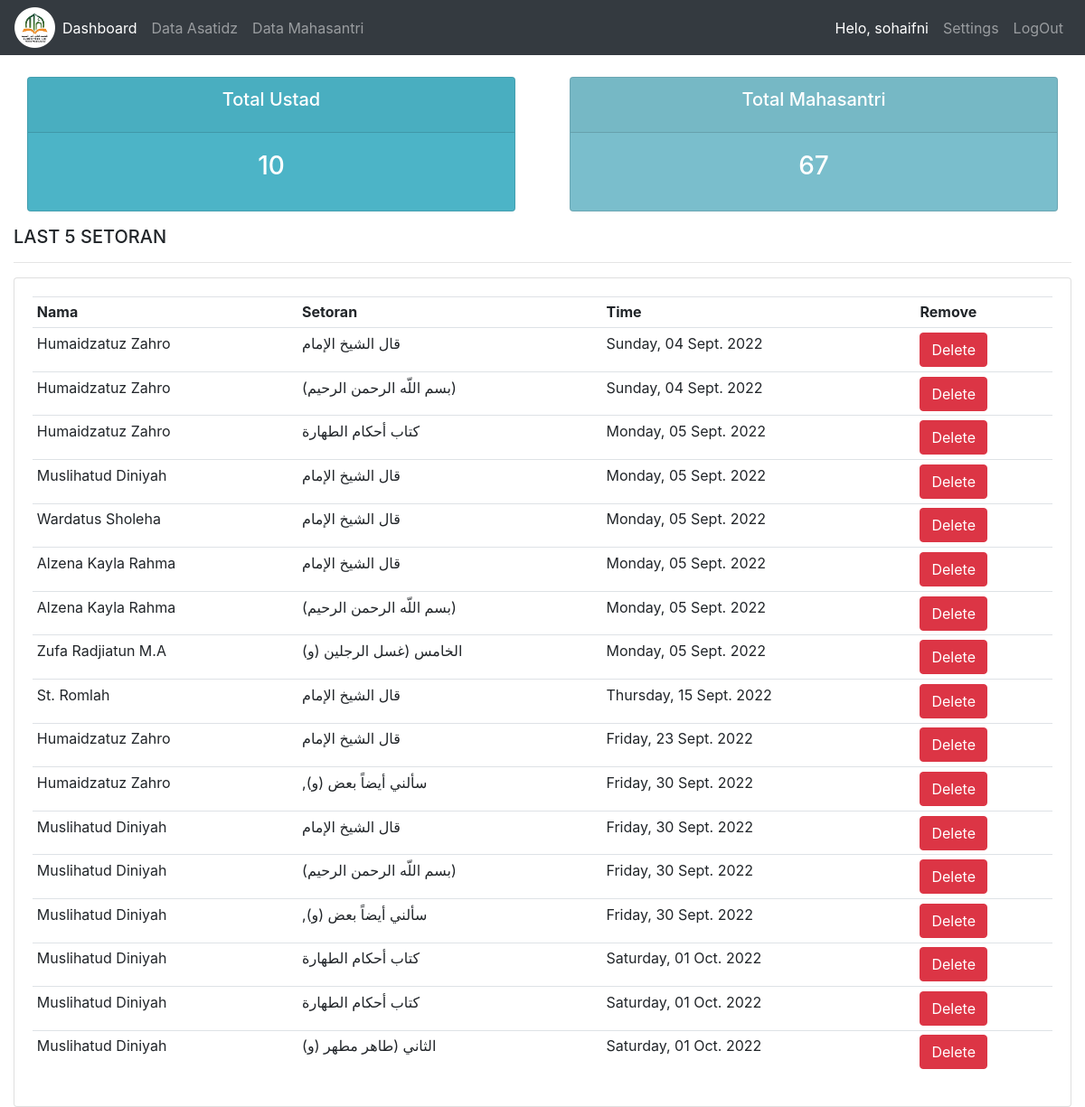
/ (signed in), run on the app's committed database.
### Setoran/models.py (models this page shows)
class Setoran(models.Model):
    NILAI = (
        ('A','A'),
        ('B','B'),
        ('C','C'),
        ('D','D'),
    )
    mahasantri = models.ForeignKey(Mahasantri, null=True, on_delete=models.SET_NULL)
    kitab = models.ForeignKey(Kitab, null=True, on_delete=models.SET_NULL)
    nilai = models.CharField(max_length=200, blank=True, null=True, choices=NILAI)
    catatan = models.CharField(max_length=200, blank=True, null=True)
    lulus = models.BooleanField()
    time_created = models.TimeField(auto_now_add=True, null=True,)
    date_created = models.DateField(auto_now_add=True, null=True,)
    def __init__(self, *args, **kwargs):
        super().__init__(*args, **kwargs)
        if self.nilai == "A":
            self.lulus = True
        elif self.nilai == "B":
            self.lulus = True
        elif self.nilai == "C":
            self.lulus = True
        else:
            self.lulus = False

class Mahasantri(models.Model):
    JK = (
        ('Laki-Laki', 'Laki-Laki'),
        ('Perempuan', 'Perempuan'),
    )
    STATUS = (
        ('Siswa', 'Siswa'),
        ('Mahasiswa', 'Mahasiswa'),
    )
    name = models.CharField(max_length=200, blank=True, null=True)
    jk = models.CharField(max_length=200, blank=True, null=True, choices=JK)
    status = models.CharField(max_length=200, blank=True, null=True, choices=STATUS)
    date_created = models.DateTimeField(auto_now_add=True, null=True)
    def __str__(self):
        return str(self.name)

class Kitab(models.Model):
    HALAMAN = (
        ('1', '1'),
        ('2', '2'),
        ('3', '3'),
        ('4', '4'),
        ('5', '5'),
        ('6', '6'),
        ('7', '7'),
        ('8', '8'),
        ('9', '9'),
        ('10', '10'),
        ('11', '11'),
        ('12', '12'),
        ('13', '13'),
        ('14', '14'),
        ('15', '15'),
        ('16', '16'),
        ('17', '17'),
        ('18', '18'),
        ('19', '19'),
        ('20', '20'),
        ('21', '21'),
        ('22', '22'),
        ('23', '23'),
        ('24', '24'),
        ('25', '25'),
        ('26', '26'),
        ('27', '27'),
        ('28', '28'),
        ('29', '29'),
        ('30', '30'),
        ('31', '31'),
        ('32', '32'),
        ('33', '33'),
        ('34', '34'),
        ('35', '35'),
        ('36', '36'),
        ('37', '37'),
        ('38', '38'),
        ('39', '39'),
        ('40', '40'),
        ('41', '41'),
        ('42', '42'),
        ('43', '43'),
        ('44', '44'),
        ('45', '45'),
        ('46', '46'),
        ('47', '47'),
        ('48', '48'),
        ('49', '49'),
        ('50', '50'),
        ('51', '51'),
        ('52', '52'),
        ('53', '53'),
        ('54', '54'),
        ('55', '55'),
        ('56', '56'),
        ('57', '57'),
        ('58', '58'),
        ('59', '59'),
        ('60', '60'),
        ('71', '71'),
        ('72', '72'),
        ('73', '73'),
        ('74', '74'),
        ('75', '75'),
        ('76', '76'),
        ('77', '77'),
        ('78', '78'),
        ('79', '79'),
        ('80', '80'),
    )
    FASOL = (
        ('.....', '......'),
        ('Muqaddimah', 'Muqaddimah'),
        ('فصل: في ذكر شيء من الأعيان المتنجسة ', 'فصل: في ذكر شيء من الأعيان المتنجسة '),
        ('فصل: في بيان ما يحرم استعماله من الأواني وما يجوز', 'فصل: في بيان ما يحرم استعماله من الأواني وما يجوز'),
        ('فصل: في استعمال آلة السواك', 'فصل: في استعمال آلة السواك'),
        ('فصل: في فروض الوضوء', 'فصل: في فروض الوضوء'),
        ('فصل: في الاستنجاء وآداب قاضي الحاجة ', 'فصل: في الاستنجاء وآداب قاضي الحاجة '),
        ('فصل: في نواقض الوضوء', 'فصل: في نواقض الوضوء'),
        (' فصل: في موجب الغسل', ' فصل: في موجب الغسل'),
        ('فصل: وفرائض الغسل ثلاثة أشياء', 'فصل: وفرائض الغسل ثلاثة أشياء'),
        ('فصل: والاغتسالات المسنونة', 'فصل: والاغتسالات المسنونة'),
        ('فصل: والمسح على الخفين جائز في الوضوء ', 'فصل: والمسح على الخفين جائز في الوضوء '),
        ('فصل: في التيمم.', 'فصل: في التيمم.'),
        ('فصل: في بيان النجاسات وإزالتها', 'فصل: في بيان النجاسات وإزالتها'),
        ('فصل: في الحيض والنفاس والاستحاضة ', 'فصل: في الحيض والنفاس والاستحاضة '),
        ('فصل: وشرائط وجوب الصلاة ثلاثة أشياء', 'فصل: وشرائط وجوب الصلاة ثلاثة أشياء'),
        ('فصل: وشرائط الصلاة', 'فصل: وشرائط الصلاة'),
        ('فصل: في أركان الصلاة', 'فصل: في أركان الصلاة'),
        (' فصل: في أمور تخالف فيها المرأة الرجل في الصلاة', ' فصل: في أمور تخالف فيها المرأة الرجل في الصلاة'),
        ('فصل: في عدد مبطلات الصلاة', 'فصل: في عدد مبطلات الصلاة'),
        ('فصل: في عدد ركعات الصلاة ', 'فصل: في عدد ركعات الصلاة '),
        ('فصل: والمتروك من الصلاة ثلاثة أشياء فرض', 'فصل: والمتروك من الصلاة ثلاثة أشياء فرض'),
        ('فصل: في الأوقات التي تكره الصلاة', 'فصل: في الأوقات التي تكره الصلاة'),
        ('فصل: وصلاة الجماعة', 'فصل: وصلاة الجماعة'),
        ('فصل: في قصر الصلاة وجمعها', 'فصل: في قصر الصلاة وجمعها'),
        ('فصل: وشرائط وجوب الجمعة', 'فصل: وشرائط وجوب الجمعة'),
        ('فصل: وصلاة العيدين أي الفطر والأضحى ', 'فصل: وصلاة العيدين أي الفطر والأضحى '),
        ('فصل: وصلاة الكسوف للشمس ', 'فصل: وصلاة الكسوف للشمس '),
        ('فصل: في أحكام صلاة الاستسقاء', 'فصل: في أحكام صلاة الاستسقاء'),
        ('فصل: في كيفية صلاة الخوف', 'فصل: في كيفية صلاة الخوف'),
        ('فصل: في اللباس ', 'فصل: في اللباس '),
        ('فصل: فيما يتعلق بالميت ', 'فصل: فيما يتعلق بالميت '),
        ('فصل: وأول نصاب الإبل', 'فصل: وأول نصاب الإبل'),
        ('فصل: وأول نصاب البقر', 'فصل: وأول نصاب البقر'),
        ('فصل: وأول نصاب ', 'فصل: وأول نصاب '),
        ('فصل: والخليطان يزكيان', 'فصل: والخليطان يزكيان'),
        ('فصل: ونصاب الذهب ', 'فصل: ونصاب الذهب '),
        ('فصل: ونصاب الزروع والثمار ', 'فصل: ونصاب الزروع والثمار '),
        ('فصل: وتقوم عروض التجارة ', 'فصل: وتقوم عروض التجارة '),
        ('فصل: وتجب زكاة الفطر ', 'فصل: وتجب زكاة الفطر '),
        ('فصل: وتدفع الزكاة ', 'فصل: وتدفع الزكاة '),
        ('فصل: في أحكام الاعتكاف ', 'فصل: في أحكام الاعتكاف '),
        ('فصل: في أحكام محرمات الإحرام', 'فصل: في أحكام محرمات الإحرام'),
        ('فصل: في أنواع الدماء الواجبة ', 'فصل: في أنواع الدماء الواجبة '),
        ('فصل: في الربا بألف ', 'فصل: في الربا بألف '),
        ('فصل: في أحكام الخيار ', 'فصل: في أحكام الخيار '),
        ('فصل: في أحكام السلم ', 'فصل: في أحكام السلم '),
        ('فصل: في أحكام الرهن ', 'فصل: في أحكام الرهن '),
        ('فصل: في حجر السفيه والمفلس ', 'فصل: في حجر السفيه والمفلس '),
        ('فصل: في الصلح ', 'فصل: في الصلح '),
        ('فصل: في الحوالة ', 'فصل: في الحوالة '),
        ('فصل: في الضمان ', 'فصل: في الضمان '),
        ('فصل: في الشركة ', 'فصل: في الشركة '),
        ('فصل: في أحكام الوكالة ', 'فصل: في أحكام الوكالة '),
        ('فصل: في أحكام الإقرار', 'فصل: في أحكام الإقرار'),
        ('فصل: في أحكام العارية ', 'فصل: في أحكام العارية '),
        ('فصل: في أحكام الغصب ', 'فصل: في أحكام الغصب '),
        ('فصل: في أحكام الشفعة ', 'فصل: في أحكام الشفعة '),
        (' فصل: في أحكام القراض', ' فصل: في أحكام القراض'),
        ('فصل: في أحكام المساقاة ', 'فصل: في أحكام المساقاة '),
        ('فصل: في أحكام الإجارة ', 'فصل: في أحكام الإجارة '),
        ('فصل: في أحكام الجعالة', 'فصل: في أحكام الجعالة'),
        ('فصل: في أحكام المخابرة ', 'فصل: في أحكام المخابرة '),
        ('فصل: في أحكام إحياء الموات ', 'فصل: في أحكام إحياء الموات '),
        ('فصل: في أحكام الوقف ', 'فصل: في أحكام الوقف '),
        ('فصل: في أحكام الهبة ', 'فصل: في أحكام الهبة '),
        ('فصل: في أحكام اللقطة ', 'فصل: في أحكام اللقطة '),
        ('فصل: في أحكام اللقيط ', 'فصل: في أحكام اللقيط '),
        ('فصل: في أحكام الوديعة ', 'فصل: في أحكام الوديعة '),
        ('فصل: والفروض المقدرة ', 'فصل: والفروض المقدرة '),
        ('فصل: في أحكام الوصية ', 'فصل: في أحكام الوصية '),
        ('فصل: فيما لا يصح النكاح إلا به ', 'فصل: فيما لا يصح النكاح إلا به '),
        ('(فصل: والمحرمات)', '(فصل: والمحرمات)'),
        ('فصل: في أحكام الصداق ', 'فصل: في أحكام الصداق '),
        ('فصل: والوليمة على العرس ', 'فصل: والوليمة على العرس '),
        ('فصل: في أحكام القسم والنشوز ', 'فصل: في أحكام القسم والنشوز '),
        ('فصل: في أحكام الخلع', 'فصل: في أحكام الخلع'),
        ('فصل: في أحكام الطلاق ', 'فصل: في أحكام الطلاق '),
        ('فصل: في حكم طلاق الحر', '     فصل: في حكم طلاق الحر'),
        ('فصل: في أحكام الرجعة ', 'فصل: في أحكام الرجعة '),
        ('فصل: في بيان أحكام الإيلاء ', 'فصل: في بيان أحكام الإيلاء '),
        ('فصل: في بيان أحكام الظهار ', 'فصل: في بيان أحكام الظهار '),
        ('فصل: في بيان أحكام القذف اللعان', 'فصل: في بيان أحكام القذف اللعان'),
        ('فصل: في أحكام العدة وأنواع المعتدة ', 'فصل: في أحكام العدة وأنواع المعتدة '),
        ('فصل: في أنواع المعتدة وأحكامها ', 'فصل: في أنواع المعتدة وأحكامها '),
        ('فصل: في أحكام الاستبراء ', 'فصل: في أحكام الاستبراء '),
        ('فصل: في أحكام الرضاع', 'فصل: في أحكام الرضاع'),
        ('فصل: في أحكام نفقة الأقارب ', 'فصل: في أحكام نفقة الأقارب '),
        ('فصل: في أحكام الحضانة ', 'فصل: في أحكام الحضانة '),
        ('فصل: في بيان الدية ', 'فصل: في بيان الدية '),
        ('فصل: في أحكام القسامة ', 'فصل: في أحكام القسامة '),
        ('فصل: في أحكام القذف', 'فصل: في أحكام القذف'),
        ('فصل: في أحكام الأشربة ', 'فصل: في أحكام الأشربة '),
        ('فصل: في أحكام قطع السرقة ', 'فصل: في أحكام قطع السرقة '),
        ('فصل: في أحكام قاطع الطريق ', 'فصل: في أحكام قاطع الطريق '),
        ('فصل: في أحكام الصيال ', 'فصل: في أحكام الصيال '),
        ('فصل: في أحكام البغاة', 'فصل: في أحكام البغاة'),
        ('فصل: في أحكام الردة ', 'فصل: في أحكام الردة '),
        ('(فصل: وتارك الصلاة) ', '(فصل: وتارك الصلاة) '),
        ('فصل: في أحكام السلب ', 'فصل: في أحكام السلب '),
        ('فصل: في قسم الفيء على مستحقيه ', 'فصل: في قسم الفيء على مستحقيه '),
        ('فصل: في أحكام الجزية ', 'فصل: في أحكام الجزية '),
        ('فصل: في أحكام الأطعمة الحلال', 'فصل: في أحكام الأطعمة الحلال'),
        ('فصل: في أحكام الأضحية ', 'فصل: في أحكام الأضحية '),
        ('فصل: في أحكام العقيقة ', 'فصل: في أحكام العقيقة '),
        ('فصل: في أحكام النذور', 'فصل: في أحكام النذور'),
        ('فصل: في أحكام القسمة ', 'فصل: في أحكام القسمة '),
        ('فصل: في الحكم بالبينة ', 'فصل: في الحكم بالبينة '),
        ('فصل: في شروط الشاهد', 'فصل: في شروط الشاهد'),
        ('فصل والحقوق ضربان أحدهما ', 'فصل والحقوق ضربان أحدهما '),
        ('فصل: في أحكام الولاء ', 'فصل: في أحكام الولاء '),
        ('فصل: في أحكام التدبير ', 'فصل: في أحكام التدبير '),
        ('فصل: في أحكام الكتابة', 'فصل: في أحكام الكتابة'),
        ('فصل: في أحكام أمهات الأولاد ', 'فصل: في أحكام أمهات الأولاد '),
    )
    BAB = (
        ('.....', '.....'),
        ('Muqaddimah', 'Muqaddimah'),
        ('كتاب أحكام الطهارة', 'كتاب أحكام الطهارة'),
        ('كتاب أحكام الصلاة', 'كتاب أحكام الصلاة'),
        ('كتاب أحكام الزكاة', 'كتاب أحكام الزكاة'),
        ('كتاب بيان أحكام الصيام', 'كتاب بيان أحكام الصيام'),
        ('كتاب أحكام الحج', 'كتاب أحكام الحج'),
        ('كتاب أحكام البيوع', 'كتاب أحكام البيوع'),
        ('كتاب أحكام الفرائض والوصايا', 'كتاب أحكام الفرائض والوصايا'),
        ('كتاب أحكام النكاح وما يتعلق به', 'كتاب أحكام النكاح وما يتعلق به'),
        ('كتاب أحكام الجنايات', 'كتاب أحكام الجنايات'),
        ('كتاب بيان الحدود', 'كتاب بيان الحدود'),
        ('كتاب أحكام الجهاد', 'كتاب أحكام الجهاد'),
        ('كتاب أحكام الصيد والذبائح والأطعمة', 'كتاب أحكام الصيد والذبائح والأطعمة'),
        ('كتاب أحكام السبق والرمي', 'كتاب أحكام السبق والرمي'),
        ('كتاب أحكام الأيمان والنذور', 'كتاب أحكام الأيمان والنذور'),
        ('كتاب أحكام الأقضية والشهادات', 'كتاب أحكام الأقضية والشهادات'),
        ('كتاب أحكام العتق', 'كتاب أحكام العتق'),
    )
    awalan = models.CharField(max_length=200, blank=True, null=True)
    halaman = models.CharField(max_length=200, blank=True, null=True, choices=HALAMAN)
    fasol = models.CharField(max_length=200, blank=True, null=True, choices=FASOL)
    bab = models.CharField(max_length=200, blank=True, null=True, choices=BAB)
    isi = models.TextField()
    date_created = models.DateTimeField(auto_now_add=True, null=True)
    def __str__(self):
        return self.awalan

### Setoran/decorators.py (the view)
    def perubahan_halaman(request, *args, **kwargs):
        group = None
        if request.user.groups.exists():
            group = request.user.groups.all()[0].name
        if group == 'ustadz':
            return fungsi_awal(request, *args, **kwargs)
        if group == 'Admin':
            return fungsi_awal(request, *args, **kwargs)

### Setoran/views.py (called while the page is built)
@login_required(login_url='login')
@pilihan_login
def home(request):
    list_ustadz = Ustadz.objects.all()
    total_ust = list_ustadz.count()
    list_mhs = Mahasantri.objects.all()
    total_mhs = list_mhs.count()
    list_setoran = Setoran.objects.all()
    context = {
        'judul': 'Halaman Home',
        'menu': 'home',
        'ustadz': total_ust,
        'mahasantri': total_mhs,
        'setoran': list_setoran,
    }
    return render(request, 'data/dashboard.html', context)

### templates/data/dashboard.html (shortened to what this page needs)
{% extends "data/main.html" %}
{% block content %}
{% include "data/status.html" %}
        <div class="col-md">
            <h5>LAST 5 SETORAN </h5>
            <hr>
            <div class="card card-body">
                <table class="table table-sm">
                    <tr>
                        <th>Nama</th>
                        <th>Setoran</th>
                        <th>Time</th>
                        <th>Remove</th>
                    </tr>
                    {% for datasetoran in setoran %}
                    <tr>
                        <td>{{ datasetoran.mahasantri }}</td>
                        <td>{{ datasetoran.kitab }}</td>
                        <td>{{ datasetoran.date_created|date:"l, d N Y" }}
                        </td>
                        <td><a href="{% url 'delete_setoran' datasetoran.id %}" class="btn btn-danger">Delete</a></td>
                    </tr>{% endfor %}
                </table>
            </div>
        </div>
{% endblock content%}

### templates/data/navbar.html (shortened to what this page needs)
{% load static %}
<nav class="navbar navbar-expand-lg navbar-dark bg-dark">
    <img src="{% static '/images/logo.png' %}" id="logo">
    <div class="collapse navbar-collapse" id="navbarNavAltMarkup">
        <div class="navbar-nav">
            {% if request.user.is_authenticated %}
                <a class="nav-link {% if menu == 'home' %} active {% endif %}" href="{% url 'home' %}">Dashboard</a>
                <a class="nav-link {% if menu == 'ustadz' %} active {% endif %}" href="{% url 'ustad' %}">Data Asatidz</a>
                <a class="nav-link {% if menu == 'mahasantri' %} active {% endif %}" href="{% url 'mahasantri' %}">Data Mahasantri</a>
                {% else %}
                {% if menu == 'login' %}
                <a class="nav-link active" href="#"><b>Silahkan Login Terlebih Dahulu</b></a>
                {% else %}
                {% endif %}
            {% endif %}
        </div>
    </div>
    <ul class="navbar-nav">
        {% if user.is_authenticated %}
        <li class="nav-item">
            <a class="nav-link active" href="#">Helo, {{ request.user }} </a>
        </li>
            {% if user.is_authenticated %}
                <a class="nav-link {% if menu == 'settings' %} active {% endif %}" href="{% url 'account-page' %}">Settings</a>
                    {% endif %}
        <li class="nav-item">
            <a class="nav-link" href="{% url 'logout' %}">LogOut</a>
        </li>
        {% else %}
        <li class="nav-item">
            <a class="nav-link {% if menu == 'login' %} active {% endif %}" href="{% url 'login' %}">Login</a>
        </li>
        {% endif %}
    </ul>
</nav>

### static/css/main.css (style rules this page uses)
#logo { width: 45px; }
body { background-coor: #ebeff5; }

### data on the page
Setoran: mahasantri "Humaidzatuz Zahro", kitab "قال الشيخ الإمام", date_created "Sunday, 04 Sept. 2022"
Setoran: mahasantri "Humaidzatuz Zahro", kitab "(بسم اللّه الرحمن الرحيم)", date_created "Sunday, 04 Sept. 2022"
Setoran: mahasantri "Humaidzatuz Zahro", kitab "كتاب أحكام الطهارة", date_created "Monday, 05 Sept. 2022"
Setoran: mahasantri "Muslihatud Diniyah", kitab "قال الشيخ الإمام", date_created "Monday, 05 Sept. 2022"
Setoran: mahasantri "Wardatus Sholeha", kitab "قال الشيخ الإمام", date_created "Monday, 05 Sept. 2022"
Setoran: mahasantri "Alzena Kayla Rahma", kitab "قال الشيخ الإمام", date_created "Monday, 05 Sept. 2022"
Setoran: mahasantri "Alzena Kayla Rahma", kitab "(بسم اللّه الرحمن الرحيم)", date_created "Monday, 05 Sept. 2022"
Setoran: mahasantri "Zufa Radjiatun M.A", kitab "(و) الخامس (غسل الرجلين", date_created "Monday, 05 Sept. 2022"
Setoran: mahasantri "St. Romlah", kitab "قال الشيخ الإمام", date_created "Thursday, 15 Sept. 2022"
Setoran: mahasantri "Humaidzatuz Zahro", kitab "قال الشيخ الإمام", date_created "Friday, 23 Sept. 2022"
Setoran: mahasantri "Humaidzatuz Zahro", kitab ",(و) سألني أيضاً بعض", date_created "Friday, 30 Sept. 2022"
Setoran: mahasantri "Muslihatud Diniyah", kitab "قال الشيخ الإمام", date_created "Friday, 30 Sept. 2022"
Setoran: mahasantri "Muslihatud Diniyah", kitab "(بسم اللّه الرحمن الرحيم)", date_created "Friday, 30 Sept. 2022"
Setoran: mahasantri "Muslihatud Diniyah", kitab ",(و) سألني أيضاً بعض", date_created "Friday, 30 Sept. 2022"
Setoran: mahasantri "Muslihatud Diniyah", kitab "كتاب أحكام الطهارة", date_created "Saturday, 01 Oct. 2022"
Setoran: mahasantri "Muslihatud Diniyah", kitab "كتاب أحكام الطهارة", date_created "Saturday, 01 Oct. 2022"
Setoran: mahasantri "Muslihatud Diniyah", kitab "(و) الثاني (طاهر مطهر", date_created "Saturday, 01 Oct. 2022"

### other printed values
{{ request.user }} "sohaifni"
{{ ustadz }} "10"
{{ mahasantri }} "67"
